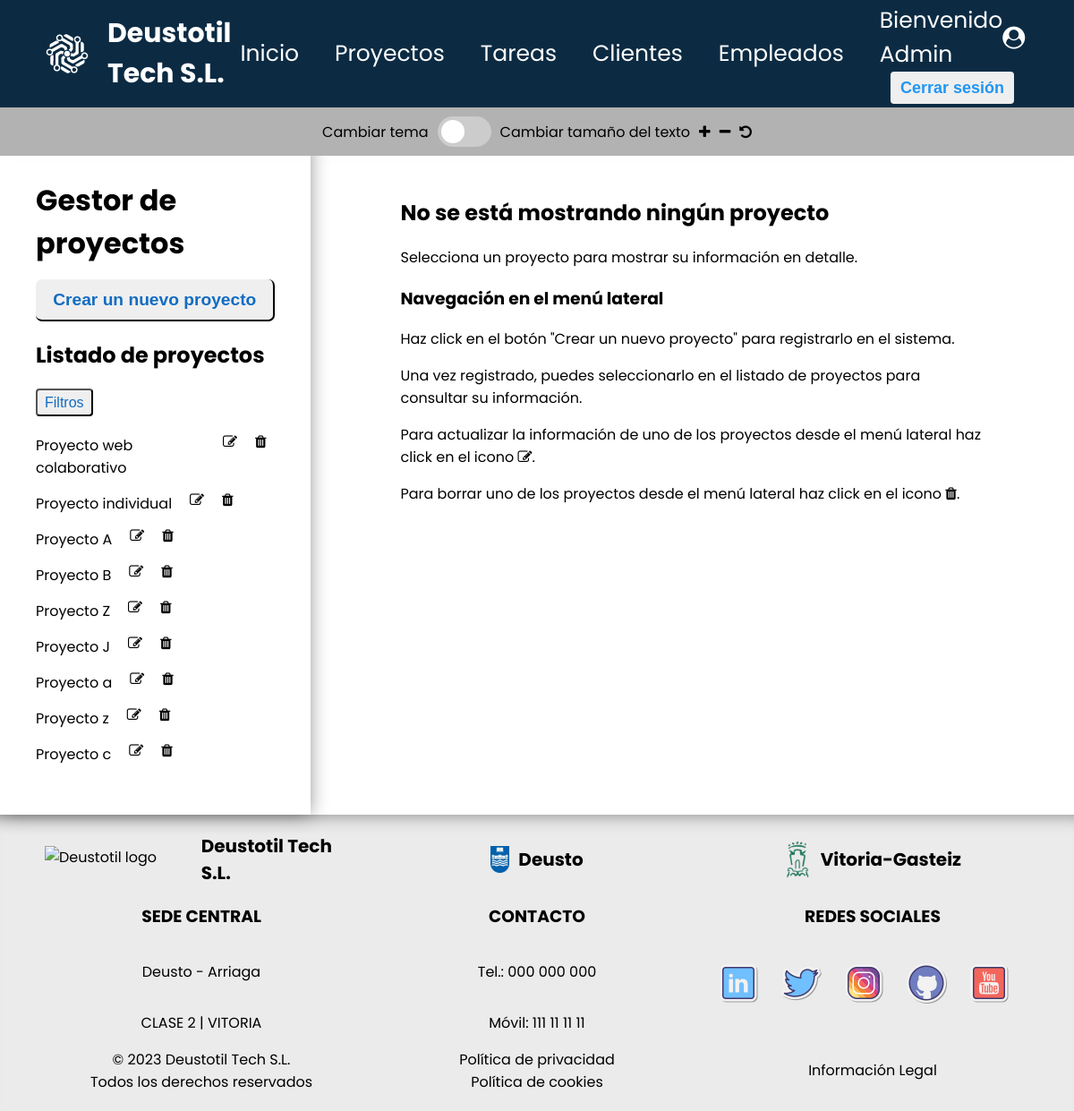
Page /appProyectos/proyectos/ (signed in) on the committed database.
### appProyectos/models.py (models this page shows, shortened)
class Proyecto(models.Model):
    nombre = models.CharField(max_length=155)
    descripcion = models.CharField(max_length=255)
    fecha_inicio = models.DateField()
    fecha_fin = models.DateField()
    presupuesto = models.FloatField()
    cliente = models.ForeignKey(Cliente, on_delete=models.CASCADE)
    responsable = models.ForeignKey(Empleado, on_delete=models.CASCADE)

### appProyectos/views.py (the view)
# urls.py: path('proyectos/', views.ProyectoListView.as_view(), name='index proyectos'),
class ProyectoListView(LoginRequiredMixin, ListView):
    model = Proyecto
    queryset = Proyecto.objects.order_by('id')
    def get_queryset(self):
        queryset = super().get_queryset()
        self.filterset = ProyectoFilter(self.request.GET, queryset=queryset)
        return self.filterset.qs
    def get_context_data(self, **kwargs: Any):
        context = super().get_context_data(**kwargs)
        context['filter_form'] = self.filterset.form
        return context

### appProyectos/models.py (called while the page is built)
    def __str__(self):
        return f"{self.nombre} {self.apellido}"

    def __str__(self):
        return f"{self.nombre} {self.apellido}"

### appProyectos/templates/appProyectos/proyecto_list.html (shortened to what this page needs)
{% extends "base.html" %}
{% block contenido %}
<div id="container-main">
    <aside>
        <div>
            <h1>Gestor de proyectos</h1>
        </div>
        <div>
            <a href="{% url 'registrar proyecto' %}" class="button">
                <input class="button-big" type="button" value="Crear un nuevo proyecto">
            </a>
        </div>
        <div>
            <h2>Listado de proyectos</h2>
            <nav>
                <input class="button-small" type="button" value="Filtros" id="button-filter">
            {% if proyecto_list %}
            {% for p in proyecto_list %}
            <div>
                <a href="{% url 'proyecto' p.id %}">{{ p.nombre }}</a>
                <a href="{% url 'modificar proyecto' p.id %}">
                    <i class="fa fa-pencil-square-o" aria-hidden="true"></i>
                </a>
                <a href="{% url 'borrar proyecto' p.id %}">
                    <i class="fa fa-trash" aria-hidden="true"></i>
                </a>
            </div>
            {% endfor %}
            {% else %}
            <p>No hay proyectos creados.</p>
            {% endif %}
            </nav>
        </div>
    </aside>
    <section>
        {% block vista %}
        <h2>No se está mostrando ningún proyecto</h2>
        <p>Selecciona un proyecto para mostrar su información en detalle.</p>
        <h3>Navegación en el menú lateral</h3>
        <p>Haz click en el botón "Crear un nuevo proyecto" para registrarlo en el sistema.</p>
        <p>Una vez registrado, puedes seleccionarlo en el listado de proyectos para consultar su información.</p>
        <p>Para actualizar la información de uno de los proyectos desde el menú lateral haz click en el icono <i class="fa fa-pencil-square-o" aria-hidden="true"></i>.</p>
        <p>Para borrar uno de los proyectos desde el menú lateral haz click en el icono <i class="fa fa-trash" aria-hidden="true"></i>.</p>
        {% endblock vista %}
    </section>
</div>
{% load static %}
{% endblock contenido %}

### appProyectos/templates/base.html (shortened to what this page needs)
{% load static %}
<!DOCTYPE html>
<html lang="es">
<head>
    <link rel="stylesheet" href="{% static 'css/styles.css' %}?v=3.5">
    <link rel="stylesheet" href="https://cdnjs.cloudflare.com/ajax/libs/font-awesome/4.7.0/css/font-awesome.min.css">
</head>
<body>
    <header id="header-container">
        <div id="header-principal">
        <div>
            <a href="{% url 'index' %}">
                <img src="{% static 'images/logo-white.png' %}" alt="Deustotil logo blue" />
                <span class="cambiar-tamaño">Deustotil Tech S.L.</span>
            </a>
        </div>
        <nav>
            <ul>
                {% if request.user.is_authenticated %}
                <li>
                    <a class="link-header" href="{% url 'index' %}">Inicio</a>
                </li>
                <li>
                    <a class="link-header" href="{% url 'index proyectos' %}">Proyectos</a>
                </li>
                <li>
                    <a class="link-header" href="{% url 'index tareas' %}">Tareas</a>
                </li>
                <li>
                    <a class="link-header" href="{% url 'index clientes' %}">Clientes</a>
                </li>
                <li>
                    <a class="link-header" href="{% url 'index empleados' %}">Empleados</a>
                </li>
                <div id="header-cuenta">
                <li>
                    <a class="link-header" href="{% url 'user' %}">Bienvenido {{ request.user | title }} <i class="fa fa-user-circle" aria-hidden="true"></i></a>
                </li>
                <li>
                    <a href="{% url 'logout' %}" class="button"><input type="button" class="button-header" value="Cerrar sesión"></a>
                </li>
                </div>
	            {% endif %}
            </ul>
        </nav>
    </div>
    <div id="accessibility-panel">
        <label for="toggle-darkmode">Cambiar tema</label>
        <label class="switch">
            <span class="slider"></span>
        </label>
        <label for="change-font-size">Cambiar tamaño del texto</label>
        <i class="fa fa-plus" aria-hidden="true" id="aumentar"></i>
        <i class="fa fa-minus" aria-hidden="true" id="reducir"></i>
        <i class="fa fa-undo" aria-hidden="true" id="restaurar"></i>
    </div>
    </header>
    <main>
        {% block contenido %}
        {% endblock contenido %}
    </main>
    <footer id="footer-principal">
        <div class="container-footer">
            <div class="item1-footer">
                <img src="{% static 'images/logo.png' %}" alt="Deustotil logo white">
                <span>Deustotil Tech S.L.</span>
            </div>
            <div class="item1-footer">
                <img src="{% static 'images/deusto-logo.png' %}" alt="Deusto logo">
                <span>Deusto</span>
            </div>
            <div class="item1-footer">
                <img id="logo-img-footer" src="{% static 'images/vitoria-logo.png' %}" alt="Vitoria-Gasteiz">
                <span >Vitoria-Gasteiz</span>
            </div>
        </div>
        <div class="container-footer">
            <div class="item2-footer">
                <h3>SEDE CENTRAL</h3>
                <p>Deusto - Arriaga</p>
                <p>CLASE 2 | VITORIA</p>
            </div>
            <div class="item2-footer">
                <h3>CONTACTO</h3>
                <a class="link-block" href="tel:000 000 000">
                    <p>Tel.: 000 000 000</p>
                </a>
                <a class="link-block" href="tel:111 111 111">
                    <p>Móvil: 111 11 11 11</p>
                </a>
            </div>
            <div class="item2-footer">
                <h3>REDES SOCIALES</h3>
                <div>
                    <ul>
                        <li>
                            <a href="">
                                <img src="{% static 'images/linkedin-logo.png' %}" alt="logo linkedin">
                            </a>
                        </li>
                        <li>
                            <a href="">
                                <img src="{% static 'images/twitter-logo.png' %}" alt="logo twitter">
                            </a>
                        </li>
                        <li>
                            <a href="">
                                <img src="{% static 'images/instagram-logo.png' %}" alt="logo instagram">
                            </a>
                        </li>
                        <li>
                            <a href="https://github.com/MauricioTS15/proyectoColaborativo">
                                <img src="{% static 'images/github-logo.png' %}" alt="logo github">
                            </a>
                        </li>
                        <li>
                            <a href="">
                                <img src="{% static 'images/youtube-logo.png' %}" alt="logo youtube">
                            </a>
                        </li>
                    </ul>
                </div>
            </div>
        </div>
        <div class="container-footer">
            <div class="item3-footer">
                <span>© 2023 Deustotil Tech S.L.</span>
                <span>Todos los derechos reservados</span>
            </div>
            <div class="item3-footer">
                <a class="link-block" href="">
                    <span>Política de privacidad</span>
                </a>
                <a class="link-block" href="">
                    <span>Política de cookies</span>
                </a>
            </div>
            <div class="item3-footer">
                <a class="link-block" href="">
                    <span>Información Legal</span>
                </a>
            </div>
        </div>
    </footer>
</body>
</html>

### appProyectos/static/css/styles.css (style rules this page uses)
#header-container { position: fixed; width: 100%; }
#header-principal { background-color: #0C2B43; display: flex; justify-content: space-between; height: 120px; align-items: center; box-shadow: 4px 7px 45px 5px rgba(0, 0, 0, 0.4); }
#header-principal div { display: flex; align-items: center; }
#header-principal div a { display: flex; align-items: center; text-decoration: none; }
#header-principal div a img { display: flex; align-items: center; margin-left: 50px; height: 50px; }
#header-principal div a span { font-size: 30px; color: white; font-weight: bold; margin-left: 20px; }
#header-principal nav { font-size: 25px; cursor: pointer; margin-right: 50px; }
#header-principal nav ul { display: flex; list-style: none; align-items: center; }
#header-principal nav ul li { margin: 0 20px; }
.link-header { color: white; text-decoration: none; }
#header-cuenta { display: flex; flex-direction: column; }
.button-header { border-radius: 4px; padding: 0.4em 0.6em; font-size: large; font-weight: bold; color: rgb(33, 150, 243); transition: transform .1s; border: 0; }
#footer-principal { background-color: rgb(235, 235, 235); margin: 0; width: 100%; box-shadow: 0 20px 20px -20px rgba(0, 0, 0, 0.45) inset; padding-top: 20px; padding-bottom: 20px; }
.container-footer { display: flex; justify-content: space-between; margin-left: 50px; margin-right: 50px; }
.item1-footer { display: flex; align-items: center; justify-content: center; width: 350px; }
.item1-footer img { height: 30px; }
.item1-footer span { font-size: 20px; font-weight: bold; margin-left: 10px; }
#logo-img-footer { height: 60px; }
.item2-footer { display: flex; flex-direction: column; align-items: center; width: 350px; }
.item2-footer ul { display: flex; padding-left: 0; }
.item2-footer ul li { display: flex; margin-right: 20px; }
.item2-footer ul li img { width: 50px; transition: transform .1s; }
.item3-footer { display: flex; width: 350px; flex-direction: column; justify-content: center; align-items: center; }
.link-block { text-decoration: none; color: black; }
body { font-family: 'Poppins', sans-serif; margin: 0 auto; }
main { padding-top: 160px; }
img { max-width: 100%; }
h1 { margin: 0 auto; }
.button { text-decoration: none; }
.button-big { border-radius: 7px; border-top: none; border-left: none; padding: 0.6em 1em; font-size: larger; font-weight: bold; color: rgb(17, 108, 194); transition: transform .1s; }
.button-small { border-radius: 4px; padding: 0.3em 0.5em; font-size: medium; color: rgb(17, 108, 194); transition: transform .1s; }
#button-filter { margin-bottom: 20px; }
#container-main { display: flex; }
#container-main aside { padding: 40px; width: 28%; height: 100%; box-shadow: 0px 0px 20px -1px rgba(0, 0, 0, 0.45); }
#container-main aside h1 { font-size: 2em; margin-bottom: 0.5em; }
#container-main aside nav div { display: flex; flex-direction: row; justify-content: flex-start; }
#container-main aside nav div a { display: flex; text-decoration: none; color: black; margin-bottom: 15px; margin-right: 10px; }
#container-main aside nav div i { display: flex; align-items: flex-start; margin-left: 10px; }
#container-main section { padding: 40px 100px; width: 70%; }
#accessibility-panel { background-color: rgb(178 178 178); padding: 10px; display: flex; justify-content: center; align-items: center; gap: 10px; }
.switch { position: relative; display: inline-block; width: 60px; height: 34px; }
.slider { position: absolute; cursor: pointer; top: 0; left: 0; right: 0; bottom: 0; background-color: #ccc; -webkit-transition: .4s; transition: .4s; border-radius: 34px; }
.slider:before { position: absolute; content: ""; height: 26px; width: 26px; left: 4px; bottom: 4px; background-color: white; -webkit-transition: .4s; transition: .4s; border-radius: 50%; }

### rows in the picture
Proyecto: nombre "Proyecto web colaborativo"
Proyecto: nombre "Proyecto individual"
Proyecto: nombre "Proyecto A"
Proyecto: nombre "Proyecto B"
Proyecto: nombre "Proyecto Z"
Proyecto: nombre "Proyecto J"
Proyecto: nombre "Proyecto a"
Proyecto: nombre "Proyecto z"
Proyecto: nombre "Proyecto c"

### other values in the picture
{{ request.user | title }} "Admin"
